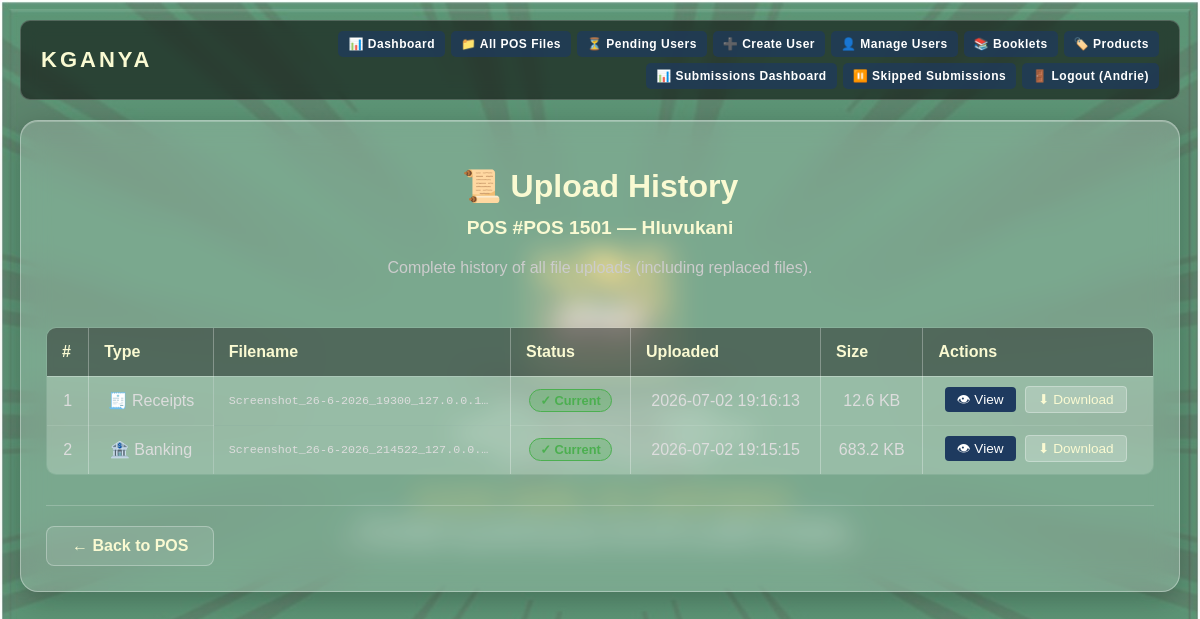
The app's page /upload-history/20 (signed in) with its own data.
### tables this page shows
CREATE TABLE pos_records (
            id INTEGER PRIMARY KEY AUTOINCREMENT,
            pos_number TEXT NOT NULL,
            bank_sheet TEXT,
            created_by TEXT NOT NULL,
            created_at TEXT NOT NULL,
            total_banking REAL DEFAULT 0.00,
            total_parish REAL DEFAULT 0.00,
            total_stickers INTEGER DEFAULT 0,
            grand_total_cash REAL DEFAULT 0.00,
            final_status TEXT,
            file_path TEXT
        , year INTEGER, month INTEGER, month_name TEXT, html_file_path TEXT, church_name TEXT, church_code TEXT, church_file TEXT, depositor_name TEXT, depositor_id TEXT, depositor_phone TEXT, witness1 TEXT, witness2 TEXT, witness3 TEXT, expected_total REAL DEFAULT 0.00, total_outstanding REAL DEFAULT 0.00, count200 INTEGER DEFAULT 0, count100 INTEGER DEFAULT 0, count50 INTEGER DEFAULT 0, count20 INTEGER DEFAULT 0, count10 INTEGER DEFAULT 0, count_coins INTEGER DEFAULT 0, bank_count200 INTEGER DEFAULT 0, bank_count100 INTEGER DEFAULT 0, bank_count50 INTEGER DEFAULT 0, bank_count20 INTEGER DEFAULT 0, bank_count10 INTEGER DEFAULT 0, bank_count_coins INTEGER DEFAULT 0, minister_count200 INTEGER DEFAULT 0, minister_count100 INTEGER DEFAULT 0, minister_count50 INTEGER DEFAULT 0, minister_count20 INTEGER DEFAULT 0, minister_count10 INTEGER DEFAULT 0, minister_count_coins INTEGER DEFAULT 0, minister_total REAL DEFAULT 0.00, banking_amount_words TEXT, final_conclusion TEXT, banking_remarks TEXT, minister_remarks TEXT, total_expenses REAL DEFAULT 0.00, net_parish_balance REAL DEFAULT 0.00, banking_date TEXT);

CREATE TABLE pos_uploads (
        id INTEGER PRIMARY KEY AUTOINCREMENT,
        pos_record_id INTEGER NOT NULL,
        upload_type TEXT NOT NULL,
        original_filename TEXT NOT NULL,
        stored_filename TEXT NOT NULL,
        file_path TEXT NOT NULL,
        file_size INTEGER DEFAULT 0,
        mime_type TEXT,
        uploaded_by TEXT NOT NULL,
        uploaded_at TIMESTAMP DEFAULT CURRENT_TIMESTAMP,
        replaced_at TIMESTAMP,
        is_replaced INTEGER DEFAULT 0,
        replaced_by_upload_id INTEGER,
        FOREIGN KEY (pos_record_id) REFERENCES pos_records(id),
        FOREIGN KEY (replaced_by_upload_id) REFERENCES pos_uploads(id)
    );

### Digital_Proof_Of_Service.py (the view)
@app.route("/upload-history/<int:pos_id>")
@login_required
def upload_history(pos_id):
    if session.get("role") not in ["user", "admin", "superadmin"]:
        abort(403)
    conn = get_db_connection()
    cursor = conn.cursor()
    cursor.execute("SELECT * FROM pos_records WHERE id = ?", (pos_id,))
    pos_record = cursor.fetchone()
    conn.close()
    if not pos_record:
        abort(404)
    if session.get("role") == "user" and pos_record["created_by"] != session["username"]:
        abort(403)
    history = get_upload_history(pos_id)
    return render_template("upload_history.html",
                           pos_record=pos_record,
                           history=history,
                           is_admin=session.get("role") in ["admin", "superadmin"])

### Digital_Proof_Of_Service.py (called while the page is built)
def dict_row_factory(cursor, row):
    keys = [col[0] for col in cursor.description] if cursor.description else []
    return RowDict(row, keys)

def get_db_connection():
    conn = sqlite3.connect(DB_PATH, timeout=30)
    conn.row_factory = dict_row_factory
    return conn

def get_upload_history(pos_record_id):
    conn = get_db_connection()
    cursor = conn.cursor()
    cursor.execute("""
        SELECT pu.*,
               replace_pu.original_filename as replaced_by_filename,
               replace_pu.uploaded_at as replaced_at_time
        FROM pos_uploads pu
        LEFT JOIN pos_uploads replace_pu ON pu.replaced_by_upload_id = replace_pu.id
        WHERE pu.pos_record_id = ?
        ORDER BY pu.uploaded_at DESC
    """, (pos_record_id,))
    history = [dict(row) for row in cursor.fetchall()]
    conn.close()
    return history

def login_required(f):
    @wraps(f)
    def decorated(*args, **kwargs):
        if "username" not in session:
            flash("Please log in first.", "error")
            return redirect("/login")
        return f(*args, **kwargs)
    return decorated

@app.context_processor
def inject_globals():
    return {
        'app_name': 'KGANYA',
        'app_tagline': 'Lighting The Way Through Service',
        'current_year': datetime.now().year
    }

    def __getitem__(self, key):
        idx = self._keys.index(key)
        return self._row[idx]

    def keys(self):
        return self._keys

### templates/upload_history.html (shortened to what this page needs)
{% extends "base.html" %}
{% block content %}
<div class="container">
    <h1>📜 Upload History</h1>
    <h2>POS #{{ pos_record.pos_number }} — {{ pos_record.church_name or pos_record.created_by }}</h2>
    <p class="subtitle">Complete history of all file uploads (including replaced files).</p>
    {% if history %}
    <div class="history-table-wrapper">
        <table class="history-table">
            <thead>
                <tr>
                    <th>#</th>
                    <th>Type</th>
                    <th>Filename</th>
                    <th>Status</th>
                    <th>Uploaded</th>
                    <th>Size</th>
                    <th>Actions</th>
                </tr>
            </thead>
            <tbody>
                {% for upload in history %}
                <tr class="{% if upload.is_replaced %}replaced{% else %}current{% endif %}">
                    <td>{{ loop.index }}</td>
                    <td>
                        {% if upload.upload_type == 'proof_of_banking' %}
                            🏦 Banking
                        {% else %}
                            🧾 Receipts
                        {% endif %}
                    </td>
                    <td class="filename">{{ upload.original_filename }}</td>
                    <td>
                        {% if upload.is_replaced %}
                            <span class="status-badge replaced">🔄 Replaced</span>
                            <small>by {{ upload.replaced_by_filename or 'new file' }}</small>
                        {% else %}
                            <span class="status-badge current">✓ Current</span>
                        {% endif %}
                    </td>
                    <td>{{ upload.uploaded_at }}</td>
                    <td>{{ "%.1f"|format(upload.file_size / 1024) }} KB</td>
                    <td>
                        {% if not upload.is_replaced %}
                        <a href="/uploads/{{ upload.stored_filename }}" class="btn-view" target="_blank">👁 View</a>
                        <a href="/uploads/{{ upload.stored_filename }}" class="btn-download" download>⬇ Download</a>
                        {% else %}
                        <span class="text-muted">—</span>
                        {% endif %}
                    </td>
                </tr>
                {% endfor %}
            </tbody>
        </table>
    </div>
    {% else %}
    <div class="empty-state">
        <p>📭 No uploads found for this POS record.</p>
    </div>
    {% endif %}
    <div class="actions-footer">
        <a href="/view-pos/{{ pos_record.id }}" class="btn-back">← Back to POS</a>
    </div>
</div>
{% endblock %}

### templates/upload_history.html (style rules this page uses)
.history-table-wrapper { margin: 30px 0; overflow-x: auto; }
.history-table { width: 100%; border-collapse: collapse; background: rgba(255,255,255,0.1); border-radius: 10px; overflow: hidden; }
.history-table th { background: rgba(0,0,0,0.4); color: lightgoldenrodyellow; padding: 15px; text-align: left; font-weight: bold; }
.history-table td { padding: 12px 15px; border-bottom: 1px solid rgba(255,255,255,0.1); color: #ddd; }
.history-table tr.current { background: rgba(76, 175, 80, 0.05); }
.filename { font-family: monospace; font-size: 0.9em; max-width: 250px; overflow: hidden; text-overflow: ellipsis; white-space: nowrap; }
.status-badge { padding: 3px 10px; border-radius: 12px; font-size: 0.8em; font-weight: bold; display: inline-block; }
.status-badge.current { background: rgba(76, 175, 80, 0.3); color: #4CAF50; border: 1px solid #4CAF50; }
.btn-view, .btn-download { padding: 5px 12px; border-radius: 4px; text-decoration: none; font-size: 0.85em; margin-right: 5px; transition: all 0.2s; }
.btn-view { background: #1e3a5f; color: white; }
.btn-download { background: rgba(255,255,255,0.2); color: lightgoldenrodyellow; border: 1px solid rgba(255,255,255,0.3); }
.actions-footer { display: flex; justify-content: space-between; margin-top: 30px; padding-top: 20px; border-top: 1px solid rgba(255,255,255,0.2); }
.actions-footer a { padding: 10px 25px; border-radius: 8px; text-decoration: none; font-weight: bold; transition: all 0.3s; }
.btn-back { background: rgba(255,255,255,0.1); color: lightgoldenrodyellow; border: 1px solid rgba(255,255,255,0.3); }
.subtitle { text-align: center; color: #ccc; margin-bottom: 20px; }
h2 { text-align: center; color: lightgoldenrodyellow; font-size: 1.2em; margin-top: -10px; margin-bottom: 20px; }

### records on screen
pos_records: pos_number "POS 1501", church_name "Hluvukani"
pos_uploads: upload_type "🧾 Receipts", original_filename "Screenshot_26-6-2026_19300_127.0.0.1…", is_replaced "✓ Current", uploaded_at "2026-07-02 19:16:13", upload.file_size/1024 "12.6"
pos_uploads: upload_type "🏦 Banking", original_filename "Screenshot_26-6-2026_214522_127.0.0.…", is_replaced "✓ Current", uploaded_at "2026-07-02 19:15:15", upload.file_size/1024 "683.2"

### other values on screen
{{ session.username }} "Andrie"
